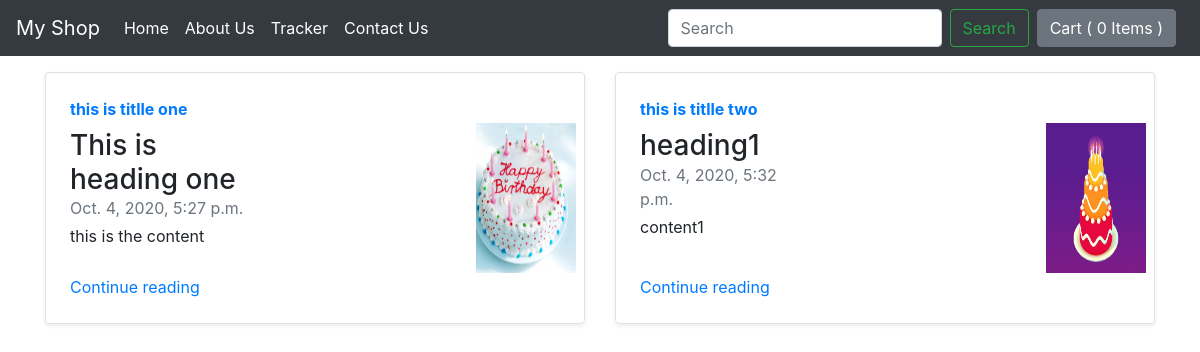
/blog/, run on an earlier commit of the app's database.
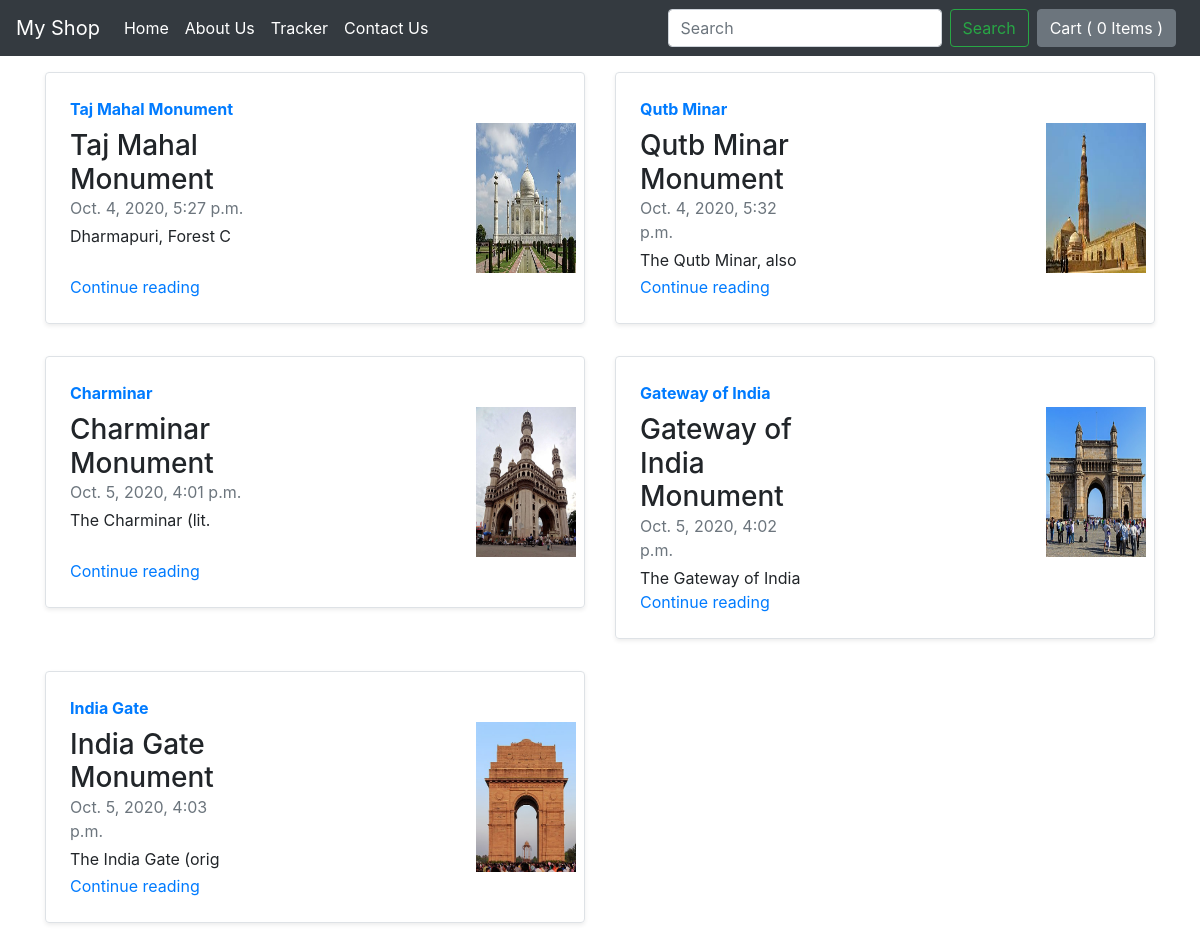
And on a later commit of the database.
### blog/models.py (models this page shows, shortened)
class Blogpost(models.Model):
    post_id = models.AutoField(primary_key=True)
    title = models.CharField(max_length=50)
    head_0 = models.CharField(max_length=200, default="")
    chead_0 = models.CharField(max_length=1000, default="")
    head_1 = models.CharField(max_length=500, default="")
    chead_1 = models.CharField(max_length=1000, default="")
    head_2 = models.CharField(max_length=500, default="")
    chead_2 = models.CharField(max_length=5000, default="")
    pub_date = models.DateTimeField()
    thumbnail = models.ImageField(upload_to="blog/images/thumbnails", default="")

### blog/views.py (the view)
# urls.py: path('', views.index, name='blogHome'),
def index(request):
    data = Blogpost.objects.all()
    return render(request, 'blog/index.html', {"posts":data})

### blog/templates/blog/index.html (shortened to what this page needs)
{% extends './basic.html'%}
{%block content%}
<div class="container mt-3">
    {% for p in posts %}
    {% if forloop.counter0|divisibleby:2 %}
    <div class="row my-2" id="row_{{ forloop.counter }}">
    {% endif %}
        {% load static %}
        <div class="col-md-6" id="col_{{ forloop.counter }}">
            <div class="row no-gutters border rounded overflow-hidden flex-md-row mb-4 shadow-sm h-md-250 position-relative">
                <div class="col p-4 d-flex flex-column position-static">
                    <strong class="d-inline-block mb-2 text-primary">{{p.title}}</strong>
                    <h3 class="mb-0">{{p.head_0}}</h3>
                    <div class="mb-1 text-muted">{{ p.pub_date }}</div>
                    <p class="card-text mb-auto">{{ p.chead_0|slice:"0:20"}}</p>
                    <a href="blogpost/{{p.post_id}}" class="stretched-link">Continue reading</a>
                </div>
                <div class="col-auto d-none d-lg-block">
                    <svg class="bd-placeholder-img" width="200" height="250" xmlns="http://www.w3.org/2000/svg" preserveAspectRatio="xMidYMid slice" focusable="false" role="img" aria-label="Placeholder: Thumbnail" >
                        <title>Placeholder</title>
                        <img width="100" height="150" src="/media/{{p.thumbnail}}" class="mx-2">
                    </svg>
                </div>
            </div>
        </div>
    {% if forloop.counter|divisibleby:2 %}
    </div>
    {% endif %}
    {%endfor%}
</div>
{% endblock %}

### blog/templates/blog/basic.html (shortened to what this page needs)
<!doctype html>
<html lang="en">
<head>
    <link rel="stylesheet" href="https://stackpath.bootstrapcdn.com/bootstrap/4.5.2/css/bootstrap.min.css">
</head>
<body>
    <nav class="navbar navbar-expand-lg navbar-dark bg-dark">
        <a class="navbar-brand" href="/shop">My Shop</a>
        <div class="collapse navbar-collapse" id="navbarSupportedContent">
            <ul class="navbar-nav mr-auto">
                <li class="nav-item active">
                    <a class="nav-link" href="/"> Home <span class="sr-only">(current)</span></a>
                </li>
                <li class="nav-item active">
                    <a class="nav-link" href="/shop/aboutus"> About Us </a>
                </li>
                <li class="nav-item active">
                    <a class="nav-link" href="/shop/tracker"> Tracker </a>
                </li>
                <li class="nav-item active">
                    <a class="nav-link" href="/shop/contactus"> Contact Us </a>
                </li>
            </ul>
            <form class="form-inline my-2 my-lg-0">
                <input class="form-control mr-sm-2" type="search" placeholder="Search" aria-label="Search">
                <button class="btn btn-outline-success my-2 my-sm-0" type="submit">Search</button>
            </form>
            <button id="cartPopOver" type="button" class="btn btn-secondary mx-2" data-container="body" data-toggle="popover" data-placement="bottom" data-html="true" data-content="<h5>Cart for your item in my shopping cart</h5>">
                Cart ( <span id="cartItems">0</span> Items )
            </button>
        </div>
    </nav>
    {%block content%}
    {%endblock%}
</body>
</html>

What changed in the data, as far as the page shows it:
changed Blogpost: title "this is titlle one" → "Taj Mahal Monument"; head_0 "This is heading one" → "Taj Mahal Monument"; chead_0 "this is the content" → "Dharmapuri, Forest C"; thumbnail: a different picture
changed Blogpost: title "this is titlle two" → "Qutb Minar"; head_0 "heading1" → "Qutb Minar Monument"; chead_0 "content1" → "The Qutb Minar, also"; thumbnail: a different picture
added Blogpost: title "Charminar", head_0 "Charminar Monument", pub_date "Oct. 5, 2020, 4:01 p.m.", chead_0 "The Charminar (lit.", thumbnail (picture)
added Blogpost: title "Gateway of India", head_0 "Gateway of India Monument", pub_date "Oct. 5, 2020, 4:02 p.m.", chead_0 "The Gateway of India", thumbnail (picture)
added Blogpost: title "India Gate", head_0 "India Gate Monument", pub_date "Oct. 5, 2020, 4:03 p.m.", chead_0 "The India Gate (orig", thumbnail (picture)
